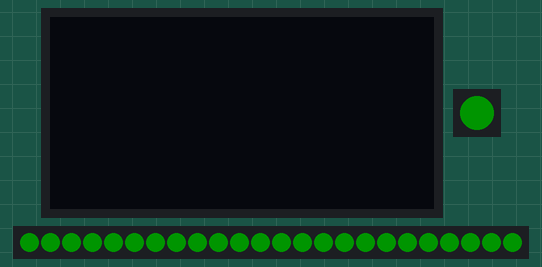
Simulated run of this program. Board: ESP32. Parts: 128×64 one-colour display, 1 RGB LEDs in strip order, left to right, 24 RGB LEDs in strip order, left to right. Dim RGB values are drawn brighter than linear; the local clock reads 2024-03-15 10:24:30 at power-on unless the program sets it; random numbers use the default seed unless the program sets one.

Above: at 0.1 s.
At 2.24 s:
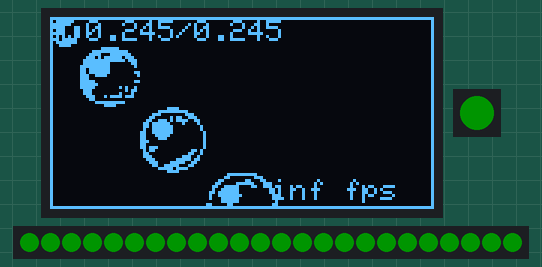
At 20.99 s:
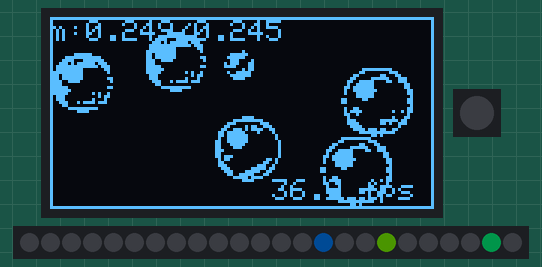
At 39.79 s:
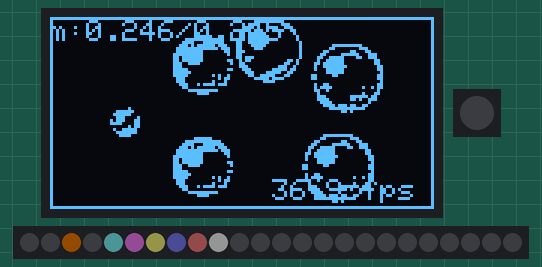
Timing chart, 0 to 40.0 s (numbered marks = the images above):
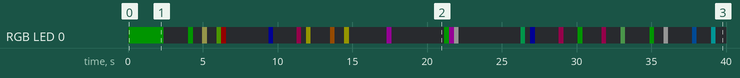

Measured:
- by itself, RGB LED 0: off → RGB(0, 20, 0) at 0.06 s, → off 2.3 s later, → RGB(0, 20, 0) 1.6 s later, → off 0.33 s later, … (45 changes in this stretch)
- what the display in image 0 shows lasts 2.0 s, from 0.1 s to 2.1 s

The program:

main.cpp
```cpp
#include <Arduino.h>
#include <Wire.h>
#include <Adafruit_GFX.h>
#include <Adafruit_SSD1306.h>
#include <ledTask.h>
#include <balls.h>
#include <simulation.h>

#define SCREEN_WIDTH 128
#define SCREEN_HEIGHT 64
#define LED_PIN 13 //if available

#define N_BALLS 6

Adafruit_SSD1306 screen(SCREEN_WIDTH, SCREEN_HEIGHT, &Wire, -1); //OLED
extern Freenove_ESP32_WS2812 ledRGB;
extern Freenove_ESP32_WS2812 stripRGB;


Simulation *simulation;
ITask *ledTask, *stripTask;

void setup()
{
  Serial.begin(115200);
  if(!screen.begin(SSD1306_SWITCHCAPVCC, 0x3C))
  {
    Serial.println("Screen not present.");
    while(1)
      delay(1);
  }
  screen.clearDisplay();
  screen.setTextColor(WHITE);
  screen.setTextSize(0);
  screen.display();

  ledTask = new LED_Task(&ledRGB, 20, 40);
  stripTask = new LEDStrip_Task(&stripRGB, 20,40);

  simulation = new Simulation(N_BALLS, ledTask, stripTask);

  delay(2000);

}

long t, deltaT;
int tCount = 0;

void loop()
{
  Ball *balls;
  short nBalls;
  float startMomentum, currentMomentum;
  int i;
  screen.clearDisplay();
  simulation->updatePositions(SCREEN_WIDTH, SCREEN_HEIGHT);
  startMomentum = simulation->getStartTotalMomentum();
  currentMomentum = simulation->getCurrentTotalMomentum();
  nBalls = simulation->getBalls(balls);

  screen.drawRect(0,0,128,64,WHITE);
  for(i=0; i<nBalls; i++)
  {
    float r = balls[i].radius;
    int bmp = (int)(balls[i].radius-5.0);
    screen.drawBitmap(balls[i].position[0]-r, balls[i].position[1]-r,bitmapPointers[bmp],
    r*2,r*2,WHITE);
    //screen.drawCircle(balls[i].position[0], balls[i].position[1], balls[i].radius, WHITE);

  }

  screen.setCursor(0, 1);
  screen.printf("m:%.3f/%.3f", currentMomentum, startMomentum);
  screen.setCursor(74,54);
  screen.printf("%.1f fps", 100000.0/(float)deltaT);
  screen.display();
  tCount++;
  if(tCount == 100)
  {
    deltaT = millis()-t;
    t = millis();
    tCount = 0;
  }
  ledTask->Tick();
  stripTask->Tick();
}
```

ledTask.h
```cpp
#ifndef LEDTASK_H
#define LEDTASK_H

#include <Freenove_WS2812_Lib_for_ESP32.h>
#include <FastLED.h>


#define COLORS 19

/* RGB LED WS 2812 */
#define LEDS_COUNT  1 //for LED strip, we have only one
#define LEDS_PIN	32 //dasduino RGB LED pin
#define CHANNEL		0 //RGB channel 0

#define STRIP_COUNT 24 //24 diodes in strip
#define STRIP_PIN 15


/* task interface */
class ITask
{
  public:
    virtual void On()=0;
    virtual void Off()=0;
    virtual void Tick()=0;
};

/* LED task derived from ITask pure abstract class */
class LED_Task : virtual public ITask
{
  public:
    LED_Task(Freenove_ESP32_WS2812* led, u8 brightness, int delay);
  private:
    void On();
    void Off();
    void Tick();
  protected:
    short colorCycle;
    long t;
    int delay;
    Freenove_ESP32_WS2812 *ledRGB;
};

class LEDStrip_Task : public LED_Task, virtual public ITask
{
  public:
    LEDStrip_Task(Freenove_ESP32_WS2812* led, u8 brightness, int delay);
    void On();
    void Off();
    void Tick();
  private:
    u8 ledColors[STRIP_COUNT][3];
};

#endif
```

simulation.h
```cpp
#ifndef SIMULATION_H
#define SIMULATION_H
#include <ledTask.h>

struct Ball
{
  float position[2];
  float speed[2];
  float radius;
  float mass;
};

class Simulation
{
  public:
    Simulation(int nBalls, ITask *task1, ITask *taks2);
    ~Simulation();
    void updatePositions(int w, int h);
    short getBalls(Ball *&balls);
    float getStartTotalMomentum();
    float getCurrentTotalMomentum();

  private:
    ITask *task[2];
    short nBalls;
    float startTotalMomentum, currentTotalMomentum;
    Ball *balls;
    bool isInterractionCandidate(Ball *b1, Ball *b2);
    void wallBounce(int w, int h);
    void positionCorrection(Ball *b1, Ball *b2);
    void ballBounce(Ball *b1, Ball *b2, double r);
    void calculateTotalMomentum();
    void keepTotalMomentum();
};

#endif
```

ledTask.cpp
```cpp
#include <ledTask.h>

Freenove_ESP32_WS2812 ledRGB = Freenove_ESP32_WS2812(LEDS_COUNT, LEDS_PIN, CHANNEL, TYPE_GRB);
Freenove_ESP32_WS2812 stripRGB = Freenove_ESP32_WS2812(STRIP_COUNT, STRIP_PIN, CHANNEL, TYPE_GRB);

u8 GRBcolors[][3]={{255,0,0},{0,255,0},{0,0,255},{255,255,0},{255,0,255},{0,255,255},{255,255,255},
{255,128,128},{128,255,128},{128,128,255},{255,255,128},{255,128,255},{128,255,255},
{255,128,0},{255,0,128},{0,255,128},{128,255,0},{0,128,255},{128,0,255}};

/* LED Task methods */
LED_Task::LED_Task(Freenove_ESP32_WS2812* led, u8 brightness, int delay)
{
  this->ledRGB = led;
  this->delay = delay;
  colorCycle = 0;
  ledRGB->begin();
  ledRGB->setBrightness(brightness);
  ledRGB->setAllLedsColorData(0,255,0);
  ledRGB->show();
  t = millis();
}

void LED_Task::On()
{
  ledRGB->setLedColorData(0,GRBcolors[colorCycle][0],GRBcolors[colorCycle][1],GRBcolors[colorCycle][2]);
  ledRGB->show();
  colorCycle++;
  if(colorCycle>=COLORS)
    colorCycle=0;
  t = millis();
}

void LED_Task::Off()
{
  ledRGB->setAllLedsColorData(0,0,0);
  ledRGB->show();
  t = millis();
}

void LED_Task::Tick()
{
  long t1 = millis();
  if((t1-t)>delay)
    Off();
}

/* LED strip task methods */
LEDStrip_Task :: LEDStrip_Task(Freenove_ESP32_WS2812* led, u8 brightness, int delay)
                :LED_Task(led, brightness, delay)
{
  int i, j;
  this->ledRGB = led;
  this->delay = delay;
  for(j=0; j<STRIP_COUNT; j++)
    for(i=0; i<3; i++)
      ledColors[j][i]=0;
  colorCycle=0;
  ledRGB->begin();

  ledRGB->setBrightness(brightness);
  for(j=0; j<STRIP_COUNT-1; j++)
    ledRGB->setAllLedsColorData(0,255,0);
  ledRGB->show();
  t = millis();
}

void LEDStrip_Task::Off()
{
  ledRGB->setLedColorData(0,0,0,0);
  ledRGB->show();
  t = millis();
}

void LEDStrip_Task::On()
{
  int i,j;
  for(i=0; i<3; i++)
    ledColors[0][i]=GRBcolors[colorCycle][i];
  ledRGB->setLedColorData(0,ledColors[0][0],ledColors[0][1],ledColors[0][2]);
  ledRGB->show();
  colorCycle++;
  if(colorCycle>=COLORS)
    colorCycle=0;
}

void LEDStrip_Task::Tick()
{
  int i,j;
  long t1;
  for(j=STRIP_COUNT-1; j>0; j--)
  {
    for(i=0; i<3; i++)
      ledColors[j][i]=ledColors[j-1][i];
    ledRGB->setLedColorData(j,ledColors[j][0],ledColors[j][1],ledColors[j][2]);
  }
  for(i=0; i<3; i++)
    ledColors[0][i]=0;
  ledRGB->show();
  t1 = millis();
  if((t1-t)>delay)
    Off();
}
```

simulation.cpp
```cpp
/* Simulation class methods */
#include <simulation.h>

Simulation::Simulation(int nBalls, ITask *task1, ITask *task2)
{
    int i;
    this->nBalls = nBalls;
    this->task[0] = task1;
    this->task[1] = task2;
    balls = new Ball[nBalls];
    startTotalMomentum = 0.0;
    currentTotalMomentum = 0.0;
    srand(time(0));
    // start condition
    for(i=0; i<nBalls; i++)
    {
        int r = rand()%10;
        balls[i].radius = r+5.0;

        if(i==0)
        {
            balls[i].position[0]=balls[i].radius;
            balls[i].position[1]=balls[i].radius;
        }
        else
        {
            balls[i].position[0]=balls[i-1].position[0]+balls[i-1].radius+balls[i].radius;
            balls[i].position[1]=balls[i-1].position[1]+balls[i-1].radius+balls[i].radius;
        }
        balls[i].speed[0]=0.5;
        balls[i].speed[1]=0.73;
        balls[i].mass = balls[i].radius*balls[i].radius*0.001;
        currentTotalMomentum+=
            balls[i].speed[0]*balls[i].mass*balls[i].speed[0]*balls[i].mass+
            balls[i].speed[1]*balls[i].mass*balls[i].speed[1]*balls[i].mass;
    }
    calculateTotalMomentum();
    startTotalMomentum = currentTotalMomentum;
}

Simulation::~Simulation()
{
  delete[] balls;
}

void Simulation::updatePositions(int w, int h)
 {
  int i, j;
  float d;
  wallBounce(w, h);
  for(j=0; j<nBalls; j++)
      for(i=0; i<2; i++)
      {
          float r = balls[j].radius + balls[i].radius;
          balls[j].position[i]+=balls[j].speed[i];
      }
  for(j=0; j<nBalls-1; j++)
      for(i=j+1; i<nBalls; i++)
          if(isInterractionCandidate(balls+j, balls+i))
          {
              float r = balls[j].radius + balls[i].radius;
              float dx = balls[i].position[0] - balls[j].position[0];
              float dy = balls[i].position[1] - balls[j].position[1];
              d = sqrt(dx*dx+dy*dy);
              if(d<=r)
              {
                  positionCorrection(balls+j,balls+i);
                  ballBounce(balls+j,balls+i,r);
                  keepTotalMomentum();
              }
          }
  calculateTotalMomentum();
 }

void Simulation::wallBounce(int w, int h)
{
    int i;
    for(i=0; i<nBalls; i++)
    {
        if(balls[i].position[0]<balls[i].radius && balls[i].speed[0]<0.0)
            balls[i].speed[0]=-balls[i].speed[0];
        if(balls[i].position[1]<balls[i].radius && balls[i].speed[1]<0.0)
            balls[i].speed[1]=-balls[i].speed[1];
        if(balls[i].position[0]>w-balls[i].radius && balls[i].speed[0]>0.0)
            balls[i].speed[0]=-balls[i].speed[0];
        if(balls[i].position[1]>h-balls[i].radius && balls[i].speed[1]>0.0)
            balls[i].speed[1]=-balls[i].speed[1];
    }
}

bool Simulation::isInterractionCandidate(Ball *b1, Ball *b2)
{
  bool br[2];
  int i;
  float r = b1->radius + b2->radius;
  for(i=0; i<2; i++)
      if(abs(b2->position[i]-b1->position[i])<=r)
          br[i] = true;
      else
          br[i] = false;
  return br[0]&&br[1];
}

void Simulation::positionCorrection(Ball *b1, Ball *b2)
{
  int i;
  float corr = 0.0;
  float deltaPos[2];
  float r = b1->radius + b2->radius;
  for(i=0; i<2; i++)
  {
      deltaPos[i] = b2->position[i]-b1->position[i];
      corr+=deltaPos[i]*deltaPos[i];
  }
  corr = r/sqrt(corr); //ratio distance/real distance
  for(i=0; i<2; i++)
      b2->position[i]=b1->position[i]+deltaPos[i]*corr;
}

void Simulation::ballBounce(Ball *b1, Ball *b2, double r)
{
  int i;
  float deltaPos[2], deltaSpeed[2], speedr;
  float vr = 0.0;
  for(i=0; i<2; i++)
    task[i]->On();

  for(i=0; i<2; i++)
  {
      deltaPos[i] = b2->position[i]-b1->position[i];
      deltaSpeed[i] = b2->speed[i]-b1->speed[i];
      vr+=deltaPos[i]*deltaSpeed[i]; //scalar projection to distance vector
  }
  // vr /=r; scalar speed, divide with length od distance vector speed * cos (theta)
  vr /= (r*r); //divide again to be able to multiply with position vector to get vector
  if(vr<0) //bounce
  {
      float M = b1->mass+b2->mass; //mass of both balls
      //double x = vr/r; //speed to distance vector length
      for(i=0; i<2; i++)
      {
          speedr=deltaPos[i]*vr; //speed change along distance vector by components
          deltaSpeed[i]+=speedr*((b2->mass-b1->mass)/M-1);
          //same as deltaSpeed[i]-=speedr and deltaSpeed[i]+=speedr*(b2->mass-b1->mass)/M
          b2->speed[i]=b1->speed[i]+deltaSpeed[i]; //return to lab system
          b1->speed[i]=b1->speed[i]+speedr*2.0*b2->mass/M; //*2.0*b2->mass/M; //momentum ball 1
      }
  }
}

void Simulation::calculateTotalMomentum()
{
    int i;
    currentTotalMomentum = 0.0;
    for(i=0; i<nBalls; i++)
        currentTotalMomentum+=
            balls[i].speed[0]*balls[i].mass*balls[i].speed[0]*balls[i].mass+
            balls[i].speed[1]*balls[i].mass*balls[i].speed[1]*balls[i].mass;
    currentTotalMomentum = sqrt(currentTotalMomentum);
}

void Simulation::keepTotalMomentum()
{
    int i,j;
    float ratio = startTotalMomentum/currentTotalMomentum;
    for(j=0; j<nBalls; j++)
        for(i=0; i<2; i++)
            balls[j].speed[i]*=ratio;
}

short Simulation::getBalls(Ball *&balls)
{
  int i;
  balls = this->balls;
  return nBalls;
}

float Simulation::getStartTotalMomentum()
{
    return startTotalMomentum;
}

float Simulation::getCurrentTotalMomentum()
{
    return currentTotalMomentum;
}
```

Source omitted: balls.h (data table, 4185 bytes)
